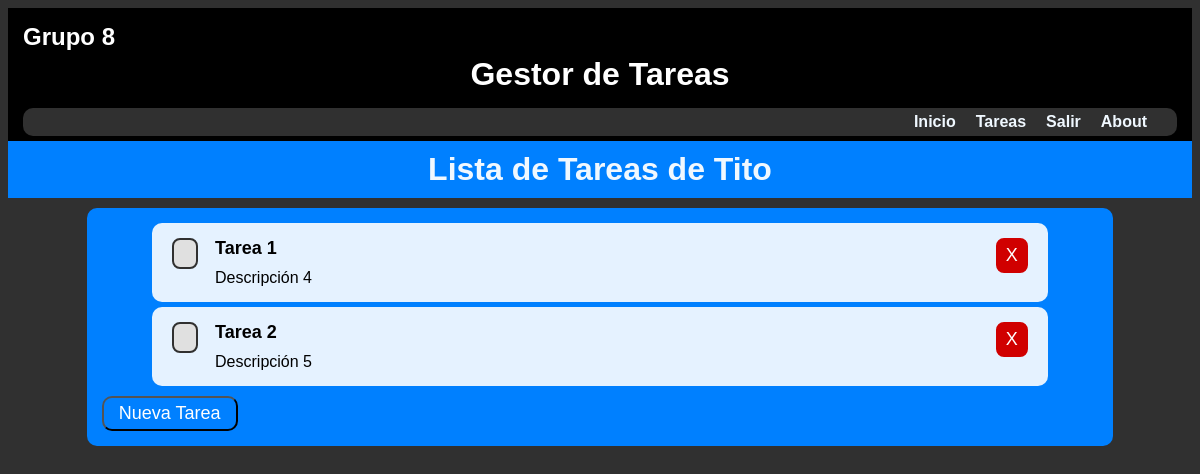
The page /listado/ (signed in) on the database as committed earlier.
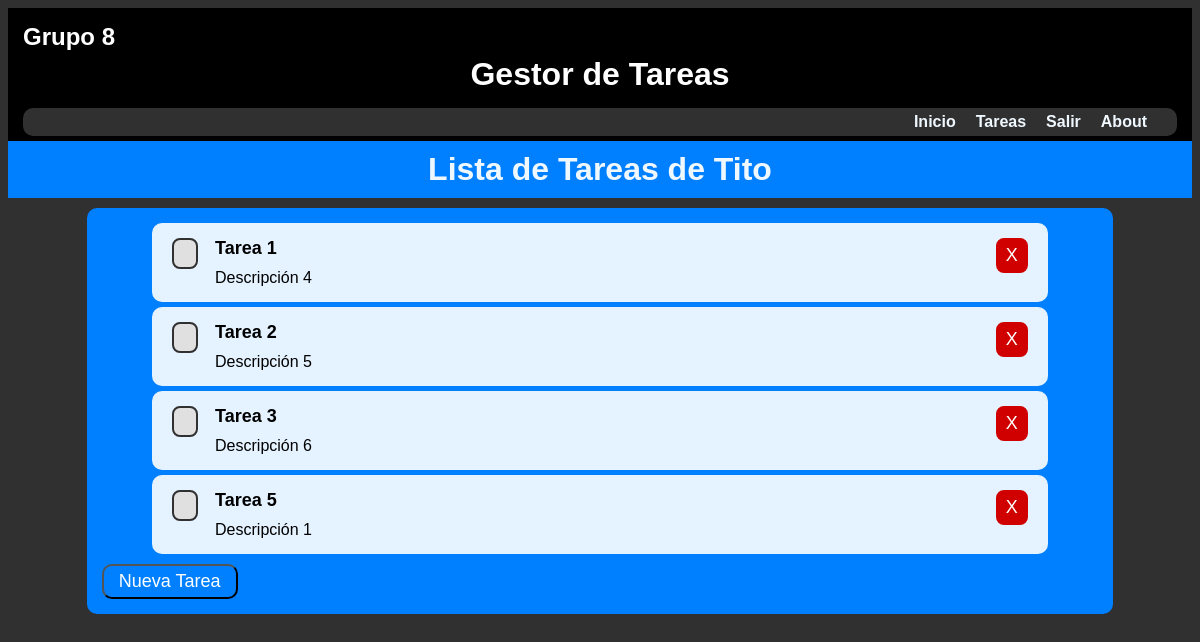
The same page on the database as committed later.
### GestorTareas/models.py (models this page shows, shortened)
class Tareas(models.Model):
    titulo = models.CharField(max_length=200, verbose_name="Título")
    descrip = models.CharField(max_length=200, verbose_name="Descripción")
    completa = models.BooleanField(default=False)
    usuario = models.ForeignKey(User, on_delete=models.CASCADE, verbose_name="Nombre de Usuario")

### GestorTareas/views.py (the view)
# urls.py: path('listado/', listado, name='listado'),
@login_required
def listado(request):
    username = request.user
    tareas = Tareas.objects.filter(usuario=username)
    return render(request, 'tareas/listado.html', {
        'tareas': tareas
    })

### GestorTareas/templates/tareas/listado.html (shortened to what this page needs)
{% extends "base.html" %}
{% load static %}
{% block titulo %}Lista de Tareas de {{ request.user }}{% endblock titulo %}
{% block content %}
<div class="listaFrame">
   {% for tarea in tareas %}
   {% if tarea.completa == True %}
   <div class="itemFrameTrue">
      <a class="btnChkBoxTrue"
         href="{% url 'completatarea' tarea.id %}">X</a>
      <a class="btnBorrar"
         href="{% url 'borrartarea' tarea.id %}">X</a>
      <a class="itemFrameTitulo"
         href="{% url 'editartarea' tarea.id %}">
         {{tarea.titulo}}
      </a>
      <a class="itemFrameDescrip"
         href="{% url 'editartarea' tarea.id %}">
         {{tarea.descrip}}
      </a>
   </div>
   {% else %}
   <div class="itemFrameFalse">
      <a class="btnChkBoxFalse"
         href="{% url 'completatarea' tarea.id %}">X</a>
      <a class="btnBorrar"
         href="{% url 'borrartarea' tarea.id %}">X</a>
      <a class="itemFrameTitulo"
         href="{% url 'editartarea' tarea.id %}">
         {{tarea.titulo}}
      </a>
      <a class="itemFrameDescrip"
         href="{% url 'editartarea' tarea.id %}">
         {{tarea.descrip}}
      </a>
   </div>
   {% endif %}
   {% endfor %}
   <form action="{% url 'nuevatarea' %}">
      <button class="apBoton"
              type="submit">Nueva Tarea</button>
   </form>
</div>
{% endblock content %}

### GestorTareas/templates/base.html (shortened to what this page needs)
{% load static %}
<!DOCTYPE html>
<html lang="es">
<head>
  <link rel="stylesheet"
        href="{% static 'css/styles.css' %}" />
</head>
<body>
  <div class="encabezado">
    <h2>Grupo 8</h2>
    <h1>Gestor de Tareas</h1>
    <nav class="navbar">
      <h4><a href="{% url 'inicio' %}">Inicio</a></h4>
      <h4><a href="{% url 'listado' %}">Tareas</a></h4>
      {% if user.is_authenticated %}
      <h4><a href="{% url 'salir' %}">Salir</a></h4>
      {% else %}
      <h4><a href="{% url 'ingreso' %}">Ingresar</a></h4>
      <h4><a href="{% url 'registro' %}">Registrarse</a></h4>
      {% endif %}
      <h4><a href="{% url 'about' %}">About</a></h4>
    </nav>
  </div>
  <h1 class="titulo">{% block titulo %}{% endblock titulo %}</h1>
  {% block content %}{% endblock %}
</body>
</html>

### GestorTareas/static/css/styles.css (style rules this page uses)
* { font-family: Arial, Helvetica, sans-serif; }
body { background-color: #303030; }
.encabezado { background-color: black; color: white; padding: 5px 15px; }
.encabezado h1 { text-align: center; margin-top: 0px; margin-bottom: 10px; }
.encabezado h2 { margin: 10px 0px 5px; width: 95%; }
.titulo { background-color: #0080ff; color: aliceblue; text-align: center; padding: 10px 0px; margin-top: 0px; margin-bottom: 10px; }
.navbar { background-color: #303030; display: flex; justify-content: right; padding: 5px 20px; border-radius: 10px; margin-top: 15px; }
.navbar h4 { margin: 0px 0px; }
.navbar a { color: aliceblue; padding: 0px 10px; text-decoration: none; }
.apBoton { color: white; background-color: #0080ff; border-radius: 10px; padding: 5px 15px; margin: 5px; font-size: large; }
.listaFrame { margin: auto; width: 85%; background-color: #0080ff; color: white; padding: 10px; border-radius: 10px; }
.itemFrameTitulo { color: black; display: block; width: 90%; margin: auto; padding: 5px; text-decoration: none; font-size: large; font-weight: bold; }
.itemFrameDescrip { color: black; display: block; width: 90%; margin: auto; padding: 5px; text-decoration: none; font-size: medium; font-weight: normal; }
.itemFrameFalse { margin: 5px auto; width: 85%; background-color: #e5f2ff; color: black; border-radius: 10px; padding: 10px 20px; }
.btnChkBoxFalse { float: left; display: block; background-color: #e0e0e0; color: #e0e0e0; border: 2px solid #303030; font-size: large; text-decoration: none; padding: 3px 5px; margin-top: 5px; border-radius: 8px; }
.btnBorrar { float: right; display: block; background-color: #d00000; color: white; border: 2px solid #d00000; font-size: large; text-decoration: none; padding: 5px 8px; margin-top: 5px; border-radius: 8px; }

Rows that differ between the two databases and show on the page:
added Tareas: titulo "Tarea 3", descrip "Descripción 6"
added Tareas: titulo "Tarea 5", descrip "Descripción 1"
